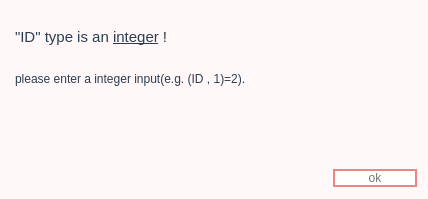
<?xml version="1.0" encoding="UTF-8"?>
<ui version="4.0">
 <class>ID_type_error</class>
 <widget class="QWidget" name="ID_type_error">
  <property name="geometry">
   <rect>
    <x>0</x>
    <y>0</y>
    <width>428</width>
    <height>199</height>
   </rect>
  </property>
  <property name="windowTitle">
   <string>Type Error</string>
  </property>
  <property name="windowIcon">
   <iconset>
    <normaloff>errors_readme/error_icon.png</normaloff>errors_readme/error_icon.png</iconset>
  </property>
  <property name="styleSheet">
   <string notr="true">background-color: rgb(255, 247, 248);</string>
  </property>
  <layout class="QGridLayout" name="gridLayout">
   <item row="0" column="0" colspan="2">
    <widget class="QTextEdit" name="textEdit">
     <property name="styleSheet">
      <string notr="true">color:#2c3e50</string>
     </property>
     <property name="frameShape">
      <enum>QFrame::NoFrame</enum>
     </property>
     <property name="horizontalScrollBarPolicy">
      <enum>Qt::ScrollBarAlwaysOff</enum>
     </property>
     <property name="tabChangesFocus">
      <bool>false</bool>
     </property>
     <property name="readOnly">
      <bool>true</bool>
     </property>
     <property name="html">
      <string>&lt;!DOCTYPE HTML PUBLIC &quot;-//W3C//DTD HTML 4.0//EN&quot; &quot;http://www.w3.org/TR/REC-html40/strict.dtd&quot;&gt;
&lt;html&gt;&lt;head&gt;&lt;meta name=&quot;qrichtext&quot; content=&quot;1&quot; /&gt;&lt;style type=&quot;text/css&quot;&gt;
p, li { white-space: pre-wrap; }
&lt;/style&gt;&lt;/head&gt;&lt;body style=&quot; font-family:'MS Shell Dlg 2'; font-size:7.8pt; font-weight:400; font-style:normal;&quot;&gt;
&lt;p style=&quot; margin-top:0px; margin-bottom:0px; margin-left:0px; margin-right:0px; -qt-block-indent:0; text-indent:0px;&quot;&gt;&lt;span style=&quot; font-size:8pt;&quot;&gt; &lt;/span&gt;&lt;/p&gt;
&lt;p style=&quot; margin-top:0px; margin-bottom:0px; margin-left:0px; margin-right:0px; -qt-block-indent:0; text-indent:0px;&quot;&gt;&lt;span style=&quot; font-size:11pt;&quot;&gt;&amp;quot;ID&amp;quot; type is an &lt;/span&gt;&lt;span style=&quot; font-size:11pt; text-decoration: underline;&quot;&gt;integer&lt;/span&gt;&lt;span style=&quot; font-size:11pt;&quot;&gt; !  &lt;/span&gt;&lt;/p&gt;
&lt;p style=&quot; margin-top:0px; margin-bottom:0px; margin-left:0px; margin-right:0px; -qt-block-indent:0; text-indent:0px;&quot;&gt;&lt;span style=&quot; font-size:8pt;&quot;&gt; &lt;/span&gt;&lt;/p&gt;
&lt;p style=&quot;-qt-paragraph-type:empty; margin-top:0px; margin-bottom:0px; margin-left:0px; margin-right:0px; -qt-block-indent:0; text-indent:0px; font-size:8pt;&quot;&gt;&lt;br /&gt;&lt;/p&gt;
&lt;p style=&quot; margin-top:0px; margin-bottom:0px; margin-left:0px; margin-right:0px; -qt-block-indent:0; text-indent:0px;&quot;&gt;&lt;span style=&quot; font-size:9pt;&quot;&gt;please enter a integer input(e.g. (ID , 1)=2).&lt;/span&gt;&lt;/p&gt;&lt;/body&gt;&lt;/html&gt;</string>
     </property>
    </widget>
   </item>
   <item row="1" column="0">
    <spacer name="horizontalSpacer">
     <property name="orientation">
      <enum>Qt::Horizontal</enum>
     </property>
     <property name="sizeHint" stdset="0">
      <size>
       <width>40</width>
       <height>20</height>
      </size>
     </property>
    </spacer>
   </item>
   <item row="1" column="1">
    <widget class="QPushButton" name="pushButton">
     <property name="styleSheet">
      <string notr="true">QPushButton {
	
	
	font: 75 10pt &quot;Bahnschrift Condensed&quot;;
	background-color:#FFFFFF;
	color: rgb(117, 117, 117);
    border: 2px solid #Eb8686; min-width: 80px;
	border-color: #Eb8686; 
    border-radius: 10px;
}

QPushButton:pressed {
    background-color: qlineargradient(x1: 0, y1: 0, x2: 0, y2: 1,
                                      stop: 0 #dadbde, stop: 1 #f6f7fa);
}

QPushButton:flat {
    border: none; /* no border for a flat push button */
}

QPushButton:default {
    border-color: navy; /* make the default button prominent */
}</string>
     </property>
     <property name="text">
      <string>ok</string>
     </property>
    </widget>
   </item>
  </layout>
 </widget>
 <resources/>
 <connections/>
</ui>
